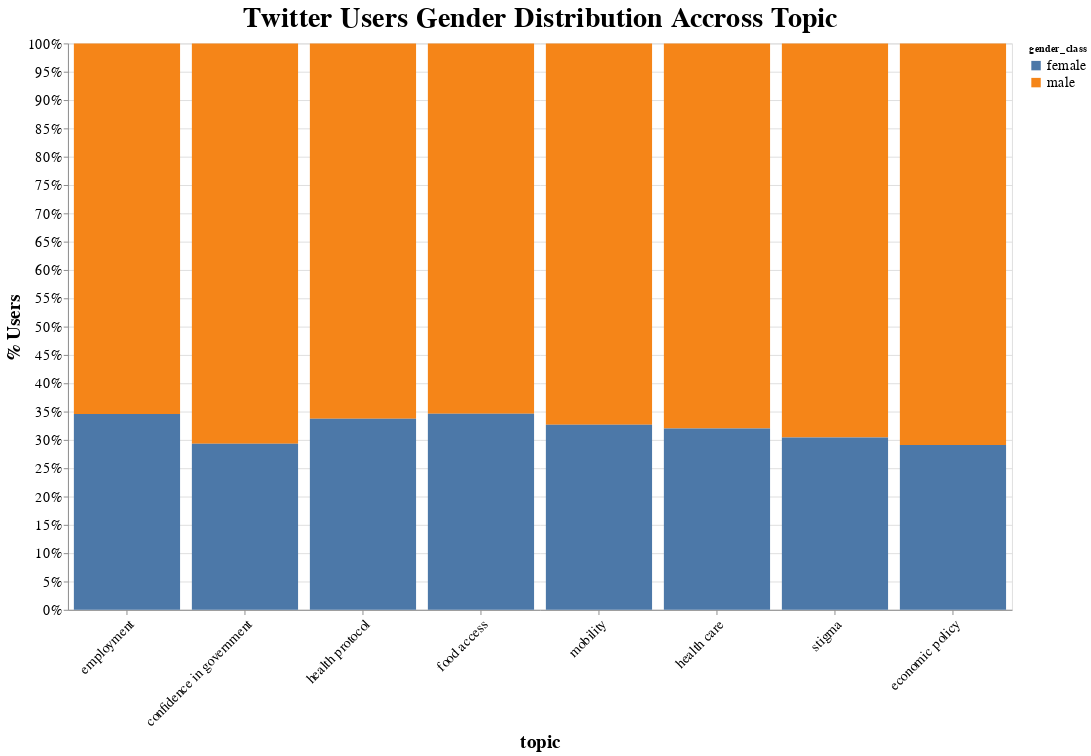

The code cell stored with this chart in its notebook:
### Code cell
alt.Chart(df_gender).mark_bar().encode(
    x = alt.X('topic',sort='-y'),
    y = alt.Y('count',stack="normalize", axis=alt.Axis(format='%'), title = '% Users'),
    color = 'gender_class',
    order = alt.Order('gender_class',sort='ascending'),
    tooltip = ['count']
).properties(
    width=1000,
    height=600,
    title='Twitter Users Gender Distribution Accross Topic'
).configure_axis(
    labelFontSize=15,
    titleFontSize=20
).configure_title(
    fontSize=30
).configure_legend(
    labelFontSize=15
).configure_axisX(
    labelAngle = -45
)

### Figure 1 — Vega-Lite specification as saved in the notebook (floating-point values rounded to 4 significant figures)
{"config": {"view": {"continuousWidth": 400, "continuousHeight": 300}, "axis": {"labelFontSize": 15, "titleFontSize": 20}, "axisX": {"labelAngle": -45}, "legend": {"labelFontSize": 15}, "title": {"fontSize": 30}}, "data": {"name": "data-801a873318f27c06dd724635a0a53010"}, "mark": "bar", "encoding": {"color": {"type": "nominal", "field": "gender_class"}, "order": {"type": "nominal", "field": "gender_class", "sort": "ascending"}, "tooltip": [{"type": "quantitative", "field": "count"}], "x": {"type": "nominal", "field": "topic", "sort": "-y"}, "y": {"type": "quantitative", "axis": {"format": "%"}, "field": "count", "stack": "normalize", "title": "% Users"}}, "height": 600, "title": "Twitter Users Gender Distribution Accross Topic", "width": 1000, "$schema": "https://vega.github.io/schema/vega-lite/v4.8.1.json", "datasets": {"data-801a873318f27c06dd724635a0a53010": [{"topic": "confidence in government", "gender_class": "male", "count": 36698}, {"topic": "confidence in government", "gender_class": "female", "count": 15209}, {"topic": "economic policy", "gender_class": "male", "count": 11074}, {"topic": "economic policy", "gender_class": "female", "count": 4546}, {"topic": "employment", "gender_class": "male", "count": 36981}, {"topic": "employment", "gender_class": "female", "count": 19555}, {"topic": "food access", "gender_class": "male", "count": 26505}, {"topic": "food access", "gender_class": "female", "count": 14041}, {"topic": "health care", "gender_class": "male", "count": 14496}, {"topic": "health care", "gender_class": "female", "count": 6830}, {"topic": "health protocol", "gender_class": "male", "count": 27870}, {"topic": "health protocol", "gender_class": "female", "count": 14198}, {"topic": "mobility", "gender_class": "male", "count": 26907}, {"topic": "mobility", "gender_class": "female", "count": 13064}, {"topic": "stigma", "gender_class": "male", "count": 11679}, {"topic": "stigma", "gender_class": "female", "count": 5105}]}}
